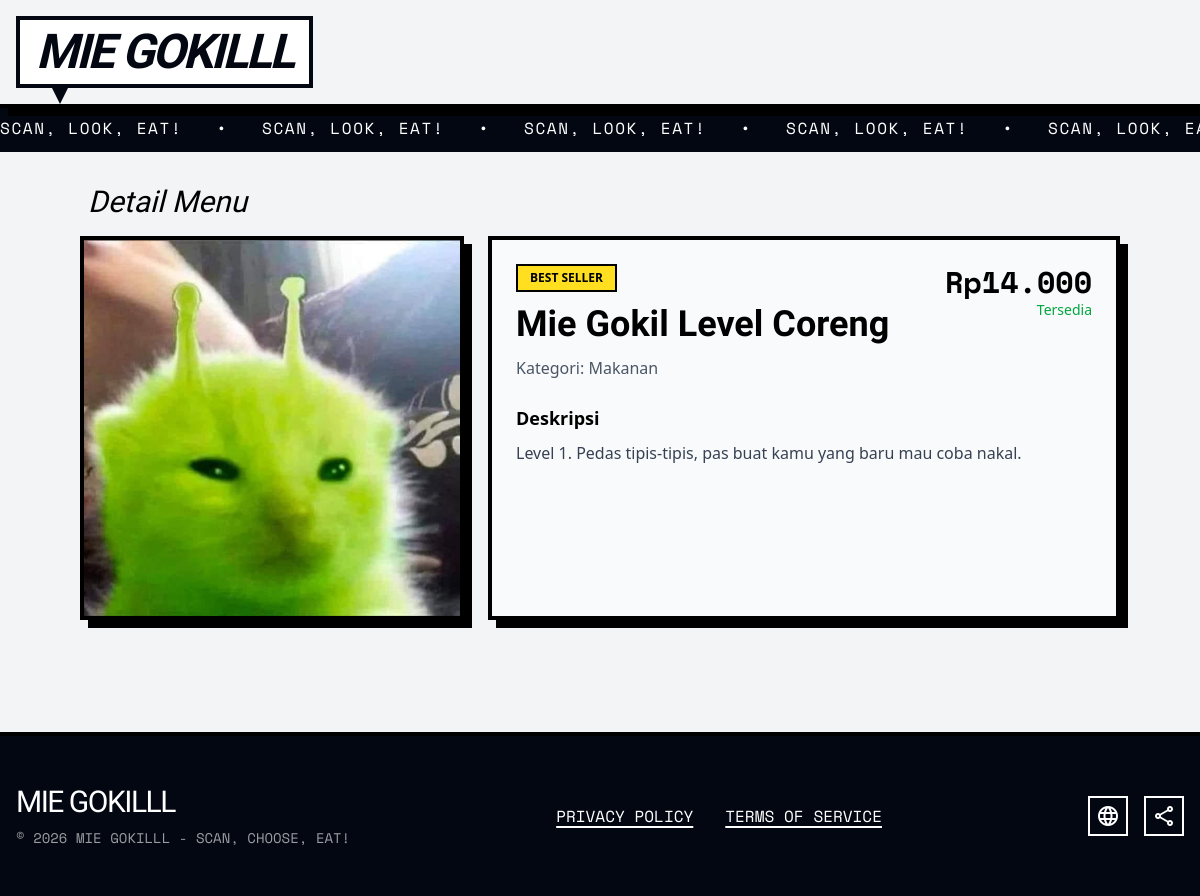
The page /menu/detail.php?id=2 on the database its author committed.
### tables this page shows
CREATE TABLE `menu` (
  `id` int NOT NULL,
  `nama_menu` varchar(100) NOT NULL,
  `harga` int NOT NULL,
  `kategori` enum('makanan','minuman','cemilan') NOT NULL,
  `deskripsi` text,
  `foto` varchar(255) NOT NULL,
  `tersedia` tinyint(1) NOT NULL DEFAULT '1',
  `terlaris` tinyint(1) NOT NULL DEFAULT '0',
  `created_at` timestamp NULL DEFAULT CURRENT_TIMESTAMP
);

### services/domain.php (called while the page is built)
<?php $domain = "/mie-gokilll/"; ?>

### menu/detail.php (the view, shortened to what this page needs)
<?php
include './../config/koneksi.php';
include './../services/domain.php';
if (isset($_GET['id'])) {
    $stmt = $conn->prepare('SELECT * FROM menu WHERE id=?');
    $id_menu = $_GET['id'];
    $stmt->bind_param('i', $id_menu);
    $stmt->execute();
    $result = $stmt->get_result();
    $menu = $result->fetch_assoc();
}
?>
<!DOCTYPE html>
<html lang="en">
<head>
    <link rel="stylesheet" href="./../src/css/style.css">
    <link href="https://cdn.boxicons.com/3.0.8/fonts/basic/boxicons.min.css" rel="stylesheet">
    <link href="https://cdn.boxicons.com/3.0.8/fonts/filled/boxicons-filled.min.css" rel="stylesheet">
    <link href="https://cdn.boxicons.com/3.0.8/fonts/brands/boxicons-brands.min.css" rel="stylesheet">
</head>
<body class="bg-gray-100">
    <?php include './../includes/guest/header.php' ?>
    <section class="px-20 py-8 max-md:px-4 max-md:py-4">
        <h1 class="text-3xl font-bricolage flex items-center gap-2 mb-4 italic"><a href="<?= $domain . 'menu/' ?>" class="flex items-center justify-center"><i class="bx bx-chevron-left"></i></a><span>Detail Menu</span></h1>
        <div class="flex gap-6 max-md:flex-col">
            <div class="relative w-96 max-md:w-full aspect-square shrink-0 overflow-hidden border-4 border-black shadow-[8px_8px_0px_#000]">
                <img
                    class="w-full h-full object-cover <?= $menu['tersedia'] === 0 ? 'grayscale' : '' ?>"
                    src="<?= $menu['foto'] ? $domain . 'uploads/' . $menu['foto'] : $domain . 'src/img/placeholder-image.png' ?>"
                    alt="<?= $menu['nama_menu'] ?>"
                >
            </div>
            <div class="flex-1 bg-gray-50 border-4 border-black p-6 shadow-[8px_8px_0px_#000]">
                <div class="flex max-md:flex-col justify-between items-start gap-4 max-md:gap-2">
                    <div class="space-y-3 max-md:space-y-2">
                        <?php if ($menu['terlaris'] === 1): ?>
                            <span class="inline-block px-3 py-1 text-xs font-bold border-2 border-black bg-yellow-300">
                                BEST SELLER
                            </span>
                        <?php endif ?>
                        <h1 class="text-4xl font-black font-bricolage">
                            <?= $menu['nama_menu'] ?>
                        </h1>
                        <p class="text-gray-600">
                            Kategori: <?= ucfirst($menu['kategori']) ?>
                        </p>
                    </div>
                    <div class="text-right max-md:text-left">
                        <p class="text-3xl font-black font-space-mono">
                            Rp<?= number_format($menu['harga'], 0, ',', '.') ?>
                        </p>
                        <p class="text-sm <?= $menu['tersedia'] === 1 ? 'text-green-600' : 'text-red-600' ?> font-medium">
                            <?= $menu['tersedia'] === 1 ? 'Tersedia' : 'Habis' ?>
                        </p>
                    </div>
                </div>
                <div class="mt-6">
                    <h2 class="font-bold text-lg">
                        Deskripsi
                    </h2>
                    <p class="mt-2 text-gray-700 leading-relaxed">
                        <?= $menu['deskripsi'] ?>
                    </p>
                </div>
            </div>
        </div>
    </section>
    <?php include './../includes/guest/footer.php' ?>
</body>
</html>

### rows shown on the page
menu: foto (picture), nama_menu "Mie Gokil Level Coreng", kategori "Makanan", harga "14.000", deskripsi "Level 1. Pedas tipis-tipis, pas buat kamu yang baru mau coba nakal."
